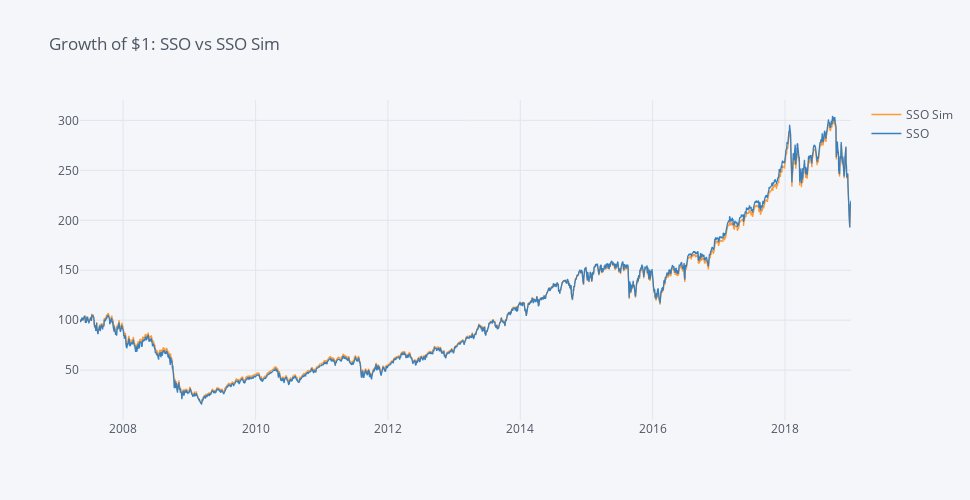

This figure's notebook cell:
### Code cell
start='2007-05-05'

SSO = web.DataReader("SSO", "yahoo", start, end)["Adj Close"]
SSO_returns = returns(SSO).rename("SSO")

vfinx = web.DataReader("VFINX", "yahoo", start, end)["Adj Close"]
SSO_sim = sim_leverage(vfinx, leverage=2, expense_ratio=0.01).rename("SSO Sim")
SSO_VFINX = (pa.merge_time_series(pd.DataFrame(SSO_sim), pd.DataFrame(SSO_returns)) * 100).dropna()
SSO_VFINX.iplot(title="Growth of $1: SSO vs SSO Sim", dimensions=pa.dimensions)
print("CAGRs")
print(f"SSO: {cagr(SSO_VFINX['SSO']):.2f}%")
print(f"SSO Sim: {cagr(SSO_VFINX['SSO Sim']):.2f}%")

### Figure 1 — Plotly figure (JSON) as saved in the notebook; plotly's stock layout.template omitted (floating-point values rounded to 4 significant figures; data arrays with more than 128 entries replaced by an {"elided": "..."} marker saying what was removed)
{"data": [{"line": {"color": "rgba(255, 153, 51, 1.0)", "dash": "solid", "shape": "linear", "width": 1.3}, "mode": "lines", "name": "SSO Sim", "text": "", "type": "scatter", "x": {"elided": "2934 str values"}, "y": {"elided": "2934 float values"}}, {"line": {"color": "rgba(55, 128, 191, 1.0)", "dash": "solid", "shape": "linear", "width": 1.3}, "mode": "lines", "name": "SSO", "text": "", "type": "scatter", "x": {"elided": "2934 str values"}, "y": {"elided": "2934 float values"}}], "layout": {"height": 500, "legend": {"bgcolor": "#F5F6F9", "font": {"color": "#4D5663"}}, "paper_bgcolor": "#F5F6F9", "plot_bgcolor": "#F5F6F9", "title": {"font": {"color": "#4D5663"}, "text": "Growth of $1: SSO vs SSO Sim"}, "width": 970, "xaxis": {"autorange": true, "gridcolor": "#E1E5ED", "range": ["2007-05-08", "2018-12-31"], "showgrid": true, "tickfont": {"color": "#4D5663"}, "title": {"font": {"color": "#4D5663"}, "text": ""}, "type": "date", "zerolinecolor": "#E1E5ED"}, "yaxis": {"autorange": true, "gridcolor": "#E1E5ED", "range": [0.1099, 320.4], "showgrid": true, "tickfont": {"color": "#4D5663"}, "title": {"font": {"color": "#4D5663"}, "text": ""}, "type": "linear", "zerolinecolor": "#E1E5ED"}}}
